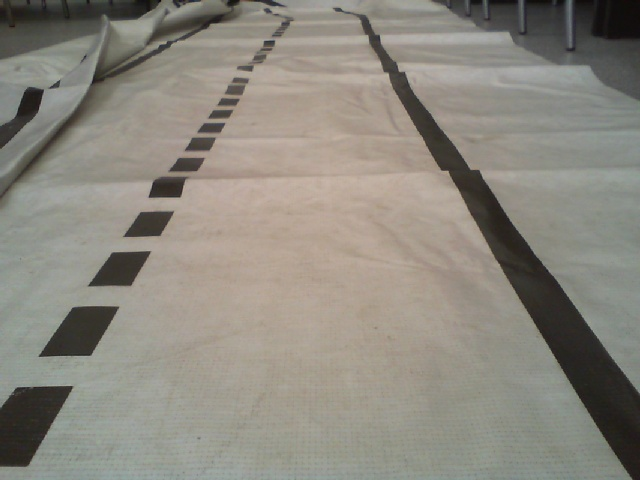
#> input picture TemasC/Photos/original.jpg, 640 x 480 px, given in place of estaaa.webm, which was not available
$ python try.py
#> lines starting #> are read from the running program, lines starting #| are printed output that depends on the picture; after the words box and inside, x2 and y2 are one past the last pixel; in counts of white or black regions, pixels touching at a corner belong together; pictures that were not available may be replaced by others from this repository, and a replacement may not be noted
### TemasC/camera.py
# Module imports
import numpy as np
import cv2
import images

# Desciption:
#	Class that defines camera properties and processes its images
# Attributes:
#	camera: cv2.VideoCapture object
#	resolution: camera resolution
class Camera:


	def __init__(self, camera_port = 0, resolution = 1):
		self.camera = cv2.VideoCapture('estaaa.webm')
		self.resolution = resolution
		if not self.camera.isOpened():
			raise ValueError('Camera disconnected or wrong port!')
		self.camera.set(cv2.CAP_PROP_FRAME_WIDTH, 640)
		self.camera.set(cv2.CAP_PROP_FRAME_HEIGHT, 480)

	# Description:
	#	Destructor, releases the camera
	def __del__(self):
		self.camera.release()
		print('Camera released!')

	# Description:
	#	Returns next frame on camera if there is so
	# Outputs:
	#	img/None: image taken
	def take_photo(self):
		check, img = self.camera.read()
#> img is the input picture: shape (480, 640, 3); mean B, G, R 126.4, 135.8, 139.7
		if check:
			return img
		return None

	# Description:
	#	Reproduces live video from camera
	# [7 lines left out: function live_video, not called in this run]

	# Description:
	#	Returns processed image of camera's next frame
	# Inputs:
	#	a, b, c: Hough parameters
	# Outputs:
	#	final: processed image
	temp_medio = [0,0,0,0]
	# [48 lines left out: function get_final, not called in this run]

### TemasC/images.py
# Module imports
import numpy as np
import cv2
import warnings

# Some warning filters to avoid console overload
warnings.simplefilter('ignore', np.RankWarning)
warnings.simplefilter('ignore', RuntimeWarning)


def gaussian(img, p):
#> called with p = 11
    blur = cv2.GaussianBlur(img, (p, p), 0)
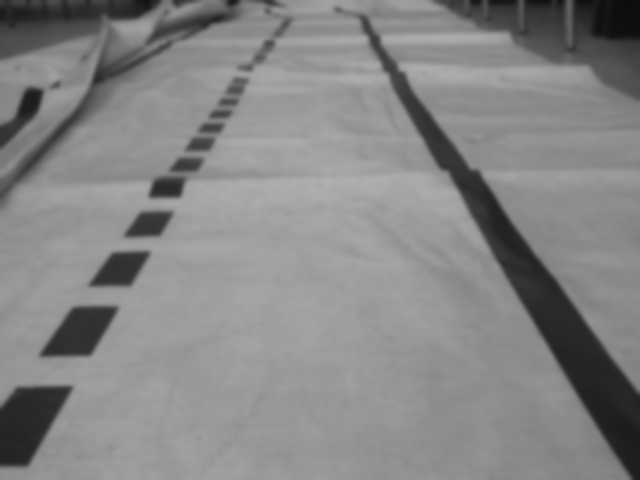
#> blur: shape (480, 640); min 12, max 176, mean 133.5
    return blur


def canny(img, low_threshold, high_threshold):
#> called with low_threshold = 100, high_threshold = 130
    edges = cv2.Canny(img, low_threshold, high_threshold)
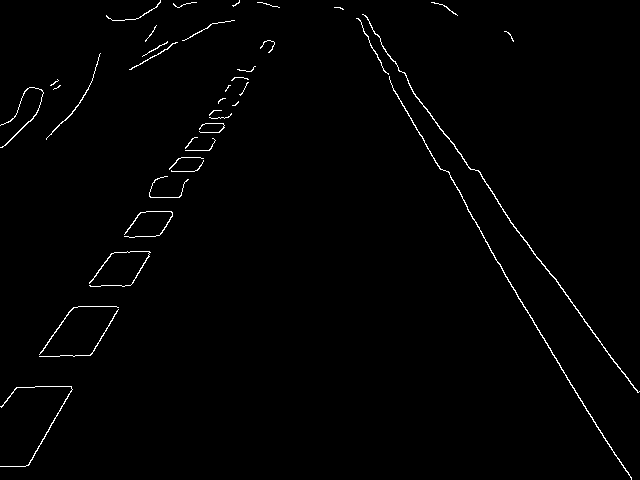
#> edges: shape (480, 640); 1.1% white in thin lines or dots
    return edges

def region_of_interest(img, vertices):
    mask = np.zeros_like(img)
    if len(img.shape) > 2:
        channel_count = img.shape[2]
        ignore_mask_color = (255, ) * channel_count
    else:
        ignore_mask_color = 255
    cv2.fillPoly(mask, vertices, ignore_mask_color)
    masked_image = cv2.bitwise_and(img, mask)
    return masked_image

#   [justLines = False]: if true, doesn't output the masked image
# Outputs:
#   average_lines: lines' array (only if justLines = False)
#   line_image: masked image (only if justLines = True)
def hough(img_bk, img_bd, a, b, c, justLines = False):
    lines = cv2.HoughLinesP(img_bd, 2, np.pi / 180, a, np.array([]), minLineLength = b, maxLineGap = c)
    if justLines:
        if lines is not None:
            average_lines = average_slope_intercept(np.copy(img_bk), lines)
        else:
            average_lines = []
        return average_lines
    else:
        line_image = np.copy(img_bk) * 0
        average_lines = None
        if lines is not None:
            average_lines = average_slope_intercept(np.copy(img_bk), lines)
            for line in average_lines:
                x1, y1, x2, y2 = line.reshape(4)
                try:
                    cv2.line(line_image, (x1, y1), (x2, y2), (0, 0, 255), 10)
                except OverflowError:
                    pass
                color_edges = np.dstack((img_bd, img_bd, img_bd))
                line_image = cv2.addWeighted(color_edges, 1, line_image, 1, 0)
        return line_image, average_lines

left_fit_average = [0,0]
right_fit_average = [0,0]
def average_slope_intercept(image, lines):
    global left_fit_average, right_fit_average
    left_fit = []
    right_fit = []
    for line in lines:
        x1, y1, x2, y2 = line.reshape(4)
        parameters = np.polyfit((x1, x2), (y1, y2), 1)
        slope = parameters[0]
        intercept = parameters[1]
        if slope < 0:
            left_fit.append((slope, intercept))
        else:
            right_fit.append((slope, intercept))
    if (len(left_fit) != 0):
    	left_fit_average = np.average(left_fit, axis = 0)

    if (len(right_fit) != 0):
    	right_fit_average = np.average(right_fit, axis = 0)

    left_line = make_coordinate(image, left_fit_average)
    right_line = make_coordinate(image, right_fit_average)
    average_lines = np.array([left_line, right_line])
    return average_lines

x1 = 0
x2 = 0
# [61 lines left out: functions make_coordinate, warp, punto_medio, not called in this run]

### TemasC/try.py
import numpy as np
import cv2
import camera
import images


objCamera = camera.Camera(camera_port = 1, resolution = 1)
img = objCamera.take_photo()
gray = cv2.cvtColor(img, cv2.COLOR_RGB2GRAY)
cv2.imshow('Gray', gray)
cv2.waitKey(0)

gray_blur = images.gaussian(gray, 11)
cv2.imshow('Gaussian', gray_blur)
cv2.waitKey(0)

gray_canny = images.canny(gray_blur, 100, 130)
cv2.imshow('Canny', gray_canny)
cv2.waitKey(0)

imshape = img.shape
#> imshape = (480, 640, 3)
vertix0 = (0, imshape[0])
#> vertix0 = (0, 480)
vertix1 = (0, int(333 * imshape[0] / 480))
#> vertix1 = (0, 333)
vertix2 = (int(200 * imshape[1] / 640), int(65 * imshape[0] / 480))
#> vertix2 = (200, 65)
vertix3 = (int(430 * imshape[1] / 640), int(65 * imshape[0] / 480))
#> vertix3 = (430, 65)
vertix4 = (imshape[1], int(333 * imshape[0] / 480))
#> vertix4 = (640, 333)
vertix5 = (imshape[1], imshape[0])
#> vertix5 = (640, 480)
vertices = np.array([[vertix0, vertix1, vertix2, vertix3, vertix4, vertix5]], dtype=np.int32)
region = images.region_of_interest(gray_canny, vertices)
#> in region_of_interest, `cv2.fillPoly(mask, vertices, ignore_mask_color)`:
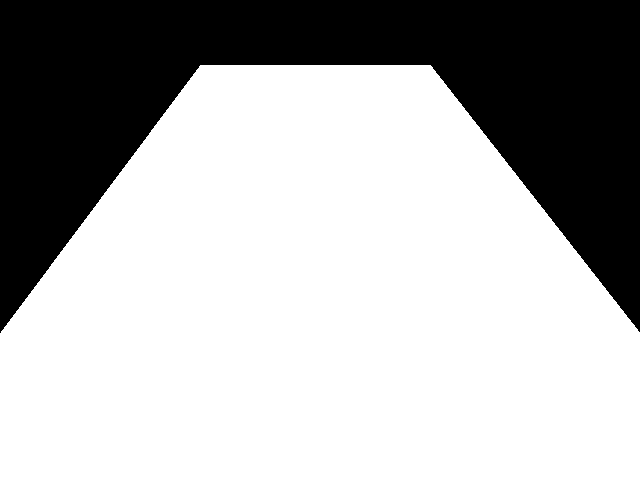
#> mask: shape (480, 640); 68.6% white; 1 black region, box (x1, y1, x2, y2) and area: (0, 0, 640, 333) 96506
#> in region_of_interest, `masked_image = cv2.bitwise_and(img, mask)`:
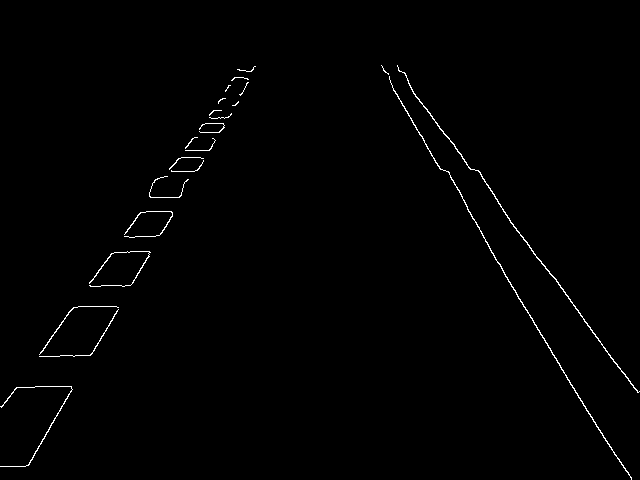
#> masked_image: shape (480, 640); 0.79% white in thin lines or dots, all inside (x1, y1, x2, y2) = (0, 65, 640, 480)
cv2.imshow('Region', region)
cv2.waitKey(0)

hough = images.hough(img, region, 0, 0, 120)
#> in hough, `lines = cv2.HoughLinesP(img_bd, 2, np.pi / 180, a, np.array([]), minLi..`: lines = 869 rows, first 6: [196, 170, 196, 137], [423, 140, 423, 105], [571, 385, 571, 301], [593, 421, 593, 332], [182, 191, 182, 157], [241, 94, 241, 70]
#> in hough, `line_image = np.copy(img_bk) * 0`: line_image: shape (480, 640, 3); every value is 0
#> the loop in average_slope_intercept, `for line in lines:` made 465 passes
#> (x1, y1, x2, y2, slope, intercept) on passes 1 to 3: (196, 170, 196, 137, 0.392, 76.75), (423, 140, 423, 105, 0.145, 61.25), (571, 385, 571, 301, 0.3, 171.5)
#> after the loop in average_slope_intercept, `for line in lines:`: left_fit = 156 pairs, first value -85 to -6.96e-15, second value 75 to 49440; right_fit = 308 pairs, first value 3.81e-16 to 218, second value -2477 to 418
#> (the run stopped early here; a loop or call above may not have finished)
